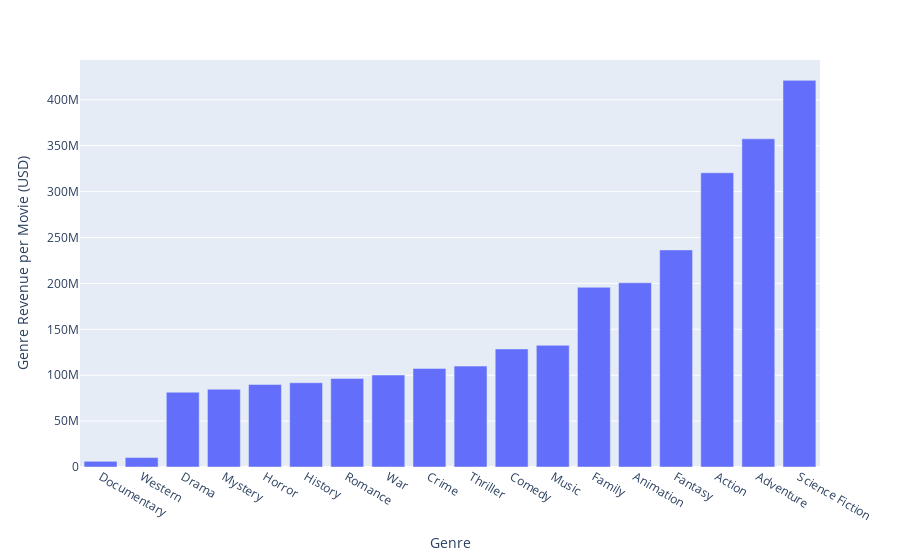

Notebook cell for this chart:
### Code cell
fig = px.bar(genres_df, x='Genre', y='Genre Revenue per Movie',
             hover_data=['Overall Genre Revenue', 'Number of Movies'],
             labels={'Genre Revenue per Movie': 'Genre Revenue per Movie (USD)',
                     'Overall Genre Revenue': 'Overall Genre Revenue (USD)'})
fig.show()

### Figure 1 — Plotly figure (JSON) as saved in the notebook; plotly's stock layout.template omitted (floating-point values rounded to 4 significant figures)
{"data": [{"alignmentgroup": "True", "customdata": [[49455467, 8], [30879339, 3], [11083020534, 136], [2709717600, 32], [5484188981, 61], [2478856803, 27], [4241079667, 44], [701111320, 7], [5048033135, 47], [10332662472, 94], [14919743909, 116], [2121129975, 16], [10180339688, 52], [8228963545, 41], [12770224051, 54], [32694389153, 102], [32530527488, 91], [21480331939, 51]], "hovertemplate": "Genre=%{x}<br>Genre Revenue per Movie (USD)=%{y}<br>Overall Genre Revenue (USD)=%{customdata[0]}<br>Number of Movies=%{customdata[1]}<extra></extra>", "legendgroup": "", "marker": {"color": "#636efa", "pattern": {"shape": ""}}, "name": "", "offsetgroup": "", "orientation": "v", "showlegend": false, "textposition": "auto", "type": "bar", "x": ["Documentary", "Western", "Drama", "Mystery", "Horror", "History", "Romance", "War", "Crime", "Thriller", "Comedy", "Music", "Family", "Animation", "Fantasy", "Action", "Adventure", "Science Fiction"], "xaxis": "x", "y": [6182000.0, 10293113, 81490000.0, 84678675, 89900000.0, 91810000.0, 96390000.0, 100158760, 107400000.0, 109900000.0, 128600000.0, 132600000.0, 195800000.0, 200700000.0, 236500000.0, 320500000.0, 357500000.0, 421200000.0], "yaxis": "y"}], "layout": {"barmode": "relative", "legend": {"tracegroupgap": 0}, "margin": {"t": 60}, "xaxis": {"anchor": "y", "domain": [0, 1], "title": {"text": "Genre"}}, "yaxis": {"anchor": "x", "domain": [0, 1], "title": {"text": "Genre Revenue per Movie (USD)"}}}}
